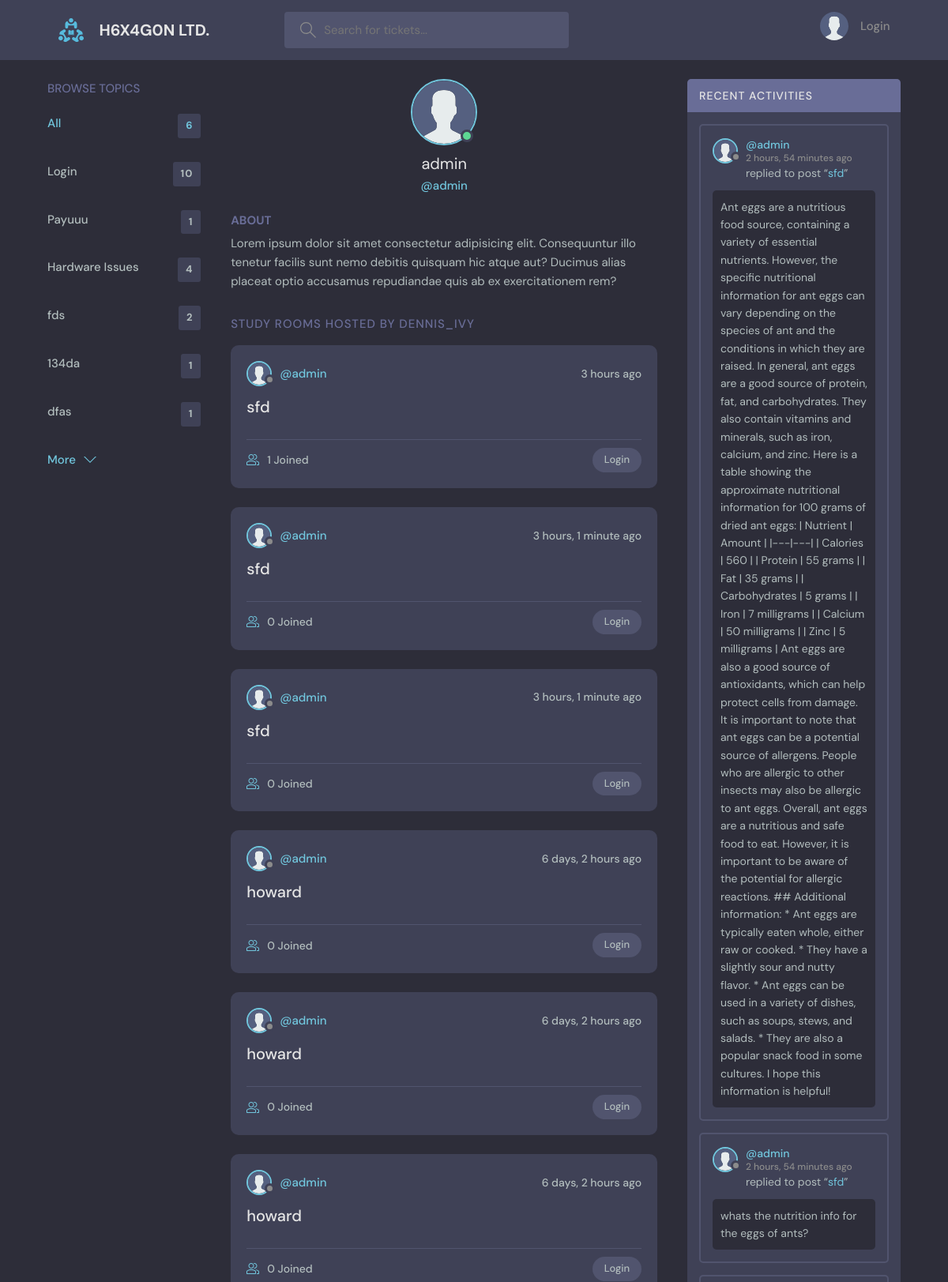
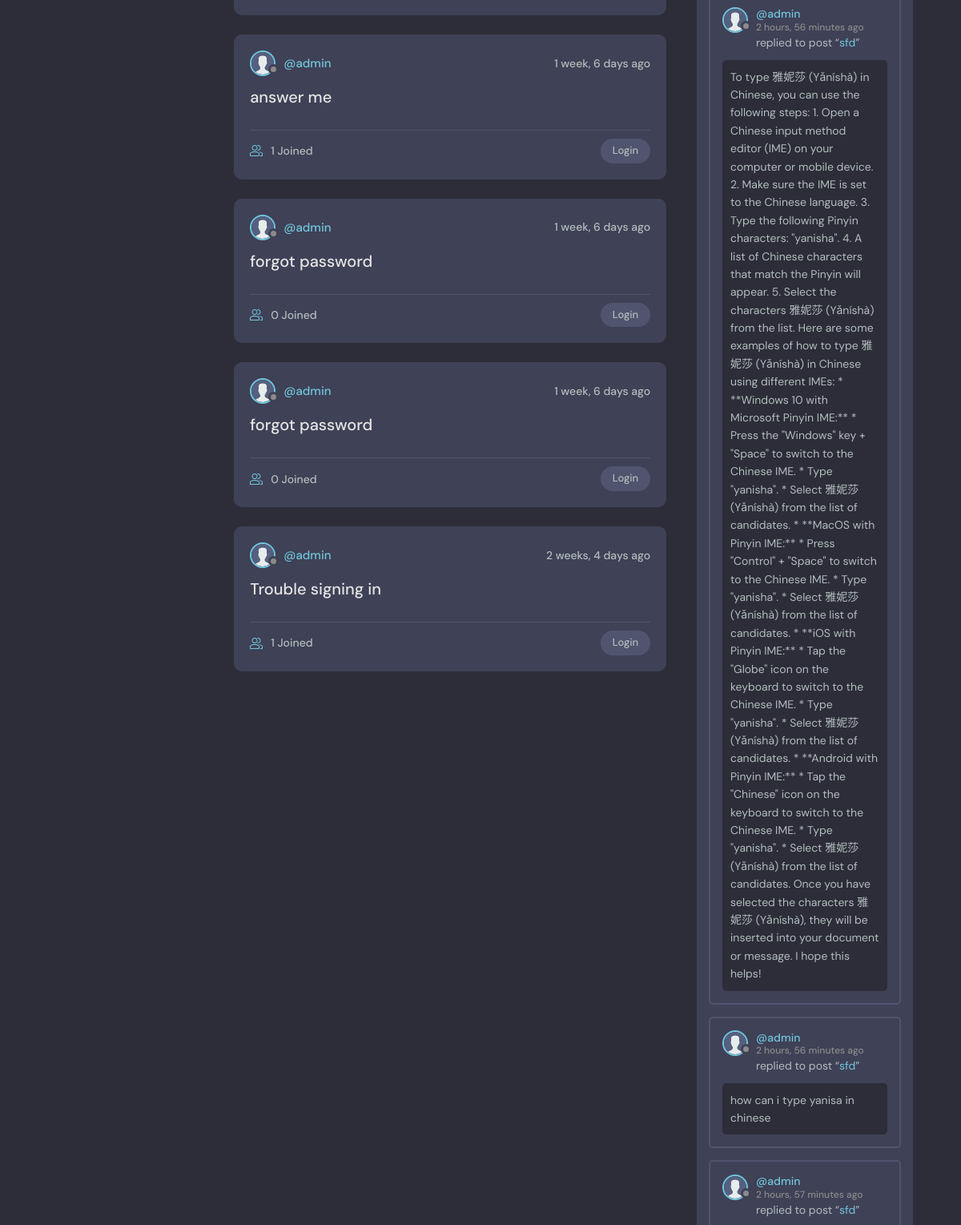
Page /profile/1/ (upper part) on the committed database (2 pictures, top to bottom).
### base/models.py (models this page shows, shortened)
class Topic(models.Model):
    name = models.CharField(max_length=200)

class Room(models.Model):
    host = models.ForeignKey(User, on_delete=models.SET_NULL, null=True)
    topic = models.ForeignKey(Topic, on_delete=models.SET_NULL, null=True)
    name = models.CharField(max_length=200)
    description = models.TextField(null=True, blank=True)
    participants = models.ManyToManyField(User, related_name='participants', blank=True)
    updated = models.DateTimeField(auto_now=True)
    created = models.DateTimeField(auto_now_add=True)
    class Meta:
        ordering = ['-updated', '-created']

class Message(models.Model):
    user = models.ForeignKey(User, on_delete=models.CASCADE)
    room = models.ForeignKey(Room, on_delete=models.CASCADE)
    body = models.TextField()
    updated = models.DateTimeField(auto_now=True)
    created = models.DateTimeField(auto_now_add=True)
    class Meta:
        ordering = ['-updated', '-created']

### base/views.py (the view)
# urls.py: path('profile/<str:pk>/', views.userProfile, name='user-profile'),
def userProfile(request, pk):
    user = User.objects.get(id=pk)
    rooms = user.room_set.all()
    room_messages = user.message_set.all()
    topics = Topic.objects.all()
    context = {
        'user': user, 'rooms': rooms, 'room_messages': room_messages, 'topics': topics,
    }
    return render(request, 'base/profile.html', context)

### base/templates/base/profile.html (shortened to what this page needs)
{% extends 'main.html' %}
{% block content %}
{% load static %}
<main class="profile-page layout layout--3">
  <div class="container">
    {% include 'base/topics_component.html' %}
    <div class="roomList">
      <div class="profile">
        <div class="profile__avatar">
          <div class="avatar avatar--large active">
            <img src="{% static 'images/avatar.svg' %}" />
          </div>
        </div>
        <div class="profile__info">
          <h3>{{user.username}}</h3>
          <p>@{{user.username}}</p>
        </div>
        <div class="profile__about">
          <h3>About</h3>
          <p>
            Lorem ipsum dolor sit amet consectetur adipisicing elit. Consequuntur illo tenetur
            facilis sunt nemo debitis quisquam hic atque aut? Ducimus alias placeat optio
            accusamus repudiandae quis ab ex exercitationem rem?
          </p>
        </div>
      </div>
      <div class="roomList__header">
        <div>
          <h2>Study Rooms Hosted by dennis_ivy</a>
          </h2>
        </div>
      </div>
      {% include 'base/feed_component.html' %}
    </div>
    {% include 'base/activity_component.html' %}
  </div>
</main>
{% endblock content %}

### templates/main.html (shortened to what this page needs)
<!DOCTYPE html>
{% load static %}
<html lang="en">
  <head>
    <link rel="stylesheet" href="{% static 'styles/style.css' %}" />
  </head>
  <body>
    {% include 'navbar.html' %}
    {% block content %}
    {% endblock %}
  </body>
</html>

### templates/navbar.html (shortened to what this page needs)
{% load static %}
<header class="header header--loggedIn">
  <div class="container">
    <a href="{% url 'home' %}" class="header__logo">
      <img src="{% static 'images/logo.svg' %}" />
      <h1>H6X4G0N LTD.</h1>
    </a>
    <form class="header__search" method="GET" action="{% url 'home' %}">
      <label>
        <input name="q" placeholder="Search for tickets..." />
      </label>
    </form>
    <nav class="header__menu">
      {% if request.user.is_authenticated %}
      <div class="header__user">
        <a href="{% url 'update-user' %}">
          <div class="avatar avatar--medium active">
            <img src="{% static 'images/avatar.svg' %}" />
          </div>
          <p>{{request.user.username}}<span>@{{request.user.username}}</span></p>
        </a>
        <button class="dropdown-button">
          <svg version="1.1" xmlns="http://www.w3.org/2000/svg" width="32" height="32" viewBox="0 0 32 32">
            <title>chevron-down</title>
            <path d="M16 21l-13-13h-3l16 16 16-16h-3l-13 13z"></path>
          </svg>
        </button>
      </div>
      {% else %}
      <a href="{% url 'login' %}">
        <img src="{% static 'images/avatar.svg' %}" />
        <p>Login</p>
      </a>
      {% endif %}
    </nav>
  </div>
</header>

### base/templates/base/topics_component.html
<div class="topics">
  <div class="topics__header">
    <h2>Browse Topics</h2>
  </div>
  <ul class="topics__list">
    <li>
      <a href="{% url 'home' %}" class="active">All <span>{{topics.count}}</span></a>
    </li>
    {% for topic in topics %}
    <li>
      <a href="{% url 'home' %}?q={{topic.name}}">{{topic.name}}<span>{{topic.room_set.all.count}}</span></a>
    </li>
    {% endfor %}
  </ul>
  <a class="btn btn--link" href="{% url 'topics' %}">
    More
    <svg version="1.1" xmlns="http://www.w3.org/2000/svg" width="32" height="32" viewBox="0 0 32 32">
      <title>chevron-down</title>
      <path d="M16 21l-13-13h-3l16 16 16-16h-3l-13 13z"></path>
    </svg>
  </a>
</div>

### base/templates/base/feed_component.html (shortened to what this page needs)
{% load static %}
{% for room in rooms %}
<div class="roomListRoom">
        <div class="roomListRoom__header">
          <a href="{% url 'user-profile' room.host.id %}" class="roomListRoom__author">
            <div class="avatar avatar--small">
              <img src="{% static 'images/avatar.svg' %}" />
            </div>
            <span>@{{room.host.username}}</span>
          </a>
          <div class="roomListRoom__actions">
            <span>{{room.created|timesince}} ago</span>
          </div>
        </div>
        <div class="roomListRoom__content">
          <a href="{% url 'room' room.id %}">{{room.name}}</a>
        </div>
        <div class="roomListRoom__meta">
          <a href="{% url 'room' room.id %}" class="roomListRoom__joined">
            {{room.participants.all.count}} Joined
          </a>
          <p class="roomListRoom__topic">{{room.topic.name}}</p>
        </div>
      </div>
{% endfor %}

### base/templates/base/activity_component.html (shortened to what this page needs)
{% load static %}
<div class="activities">
      <div class="activities__header">
        <h2>Recent Activities</h2>
      </div>
      {% for message in room_messages %}
      <div class="activities__box">
        <div class="activities__boxHeader roomListRoom__header">
          <a href="{% url 'user-profile' message.user.id %}" class="roomListRoom__author">
            <div class="avatar avatar--small">
              <img src="{% static 'images/avatar.svg' %}" />
            </div>
            <p>
              @{{message.user}}
              <span>{{message.created|timesince}} ago</span>
            </p>
          </a>
        </div>
        <div class="activities__boxContent">
          <p>replied to post “<a href="{% url 'room' message.room.id %}">{{message.room.name}}</a>”</p>
          <div class="activities__boxRoomContent">
            {{message.body}}
          </div>
        </div>
      </div>
      {% endfor %}
    </div>

### rows in the picture
Topic: name "Login", room_set.all.count "10"
Topic: name "Payuuu", room_set.all.count "1"
Topic: name "Hardware Issues", room_set.all.count "4"
Topic: name "fds", room_set.all.count "2"
Topic: name "134da", room_set.all.count "1"
Topic: name "dfas", room_set.all.count "1"
Room: host.username "admin", created "3 hours", name "sfd", participants.all.count "1", topic.name "Login"
Room: host.username "admin", created "3 hours, 1 minute", name "sfd", participants.all.count "0", topic.name "Login"
Room: host.username "admin", created "3 hours, 1 minute", name "sfd", participants.all.count "0", topic.name "Login"
Room: host.username "admin", created "6 days, 2 hours", name "howard", participants.all.count "0", topic.name "Login"
Room: host.username "admin", created "6 days, 2 hours", name "howard", participants.all.count "0", topic.name "Login"
Room: host.username "admin", created "6 days, 2 hours", name "howard", participants.all.count "0", topic.name "Login"
Room: host.username "admin", created "1 week, 6 days", name "answer me", participants.all.count "1", topic.name "Login"
Room: host.username "admin", created "1 week, 6 days", name "forgot password", participants.all.count "0", topic.name "Login"
Room: host.username "admin", created "1 week, 6 days", name "forgot password", participants.all.count "0", topic.name "Login"
Room: host.username "admin", created "2 weeks, 4 days", name "Trouble signing in", participants.all.count "1", topic.name "Login"
Message: user "admin", created "2 hours, 54 minutes", room.name "sfd", body "Ant eggs are a nutritious food source, containing a variety of essential nutrients. However, the specific nutritional information for ant eggs can vary depending on the species of ant and the conditions in which they are raised. In general, ant eggs are a good source of protein, fat, and carbohydrates. They also contain vitamins and minerals, such as iron, calcium, and zinc. Here is a table showing the approximate nutritional information for 100 grams of dried ant eggs: | Nutrient | Amount | |---|---| | Calories | 560 | | Protein | 55 grams | | Fat | 35 grams | | Carbohydrates | 5 grams | | Iron | 7 milligrams | | Calcium | 50 milligrams | | Zinc | 5 milligrams | Ant eggs are also a good…"
Message: user "admin", created "2 hours, 54 minutes", room.name "sfd", body "whats the nutrition info for the eggs of ants?"
Message: user "admin", created "2 hours, 56 minutes", room.name "sfd", body "To type 雅妮莎 (Yǎníshà) in Chinese, you can use the following steps: 1. Open a Chinese input method editor (IME) on your computer or mobile device. 2. Make sure the IME is set to the Chinese language. 3. Type the following Pinyin characters: \"yanisha\". 4. A list of Chinese characters that match the Pinyin will appear. 5. Select the characters 雅妮莎 (Yǎníshà) from the list. Here are some examples of how to type 雅妮莎 (Yǎníshà) in Chinese using different IMEs: * **Windows 10 with Microsoft Pinyin IME:** * Press the \"Windows\" key + \"Space\" to switch to the Chinese IME. * Type \"yanisha\". * Select 雅妮莎 (Yǎníshà) from the list of candidates. * **MacOS with Pinyin IME:** * Press \"Control\" + \"Space\" to…"
Message: user "admin", created "2 hours, 56 minutes", room.name "sfd", body "how can i type yanisa in chinese"
Message: user "admin", created "2 hours, 57 minutes", room.name "sfd"

### other values in the picture
{{ topics.count }} "6"
{{ user.username }} "admin"
